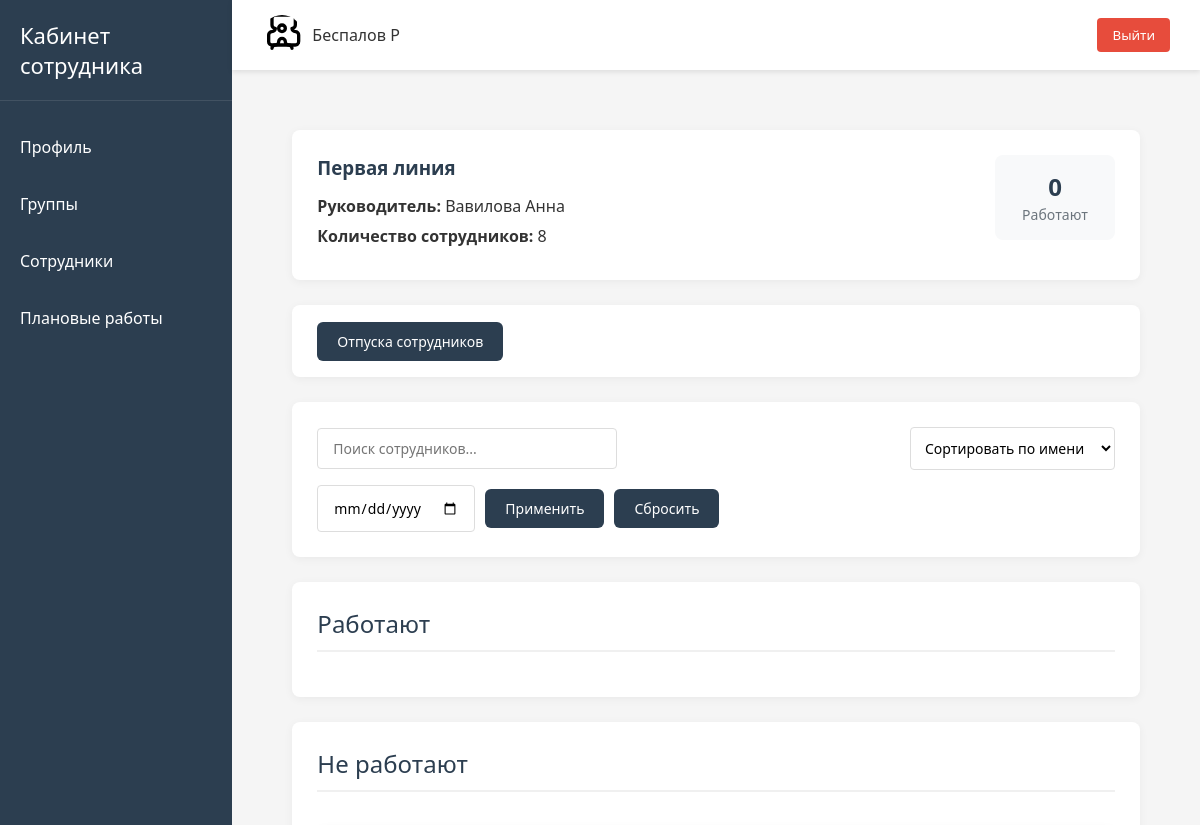
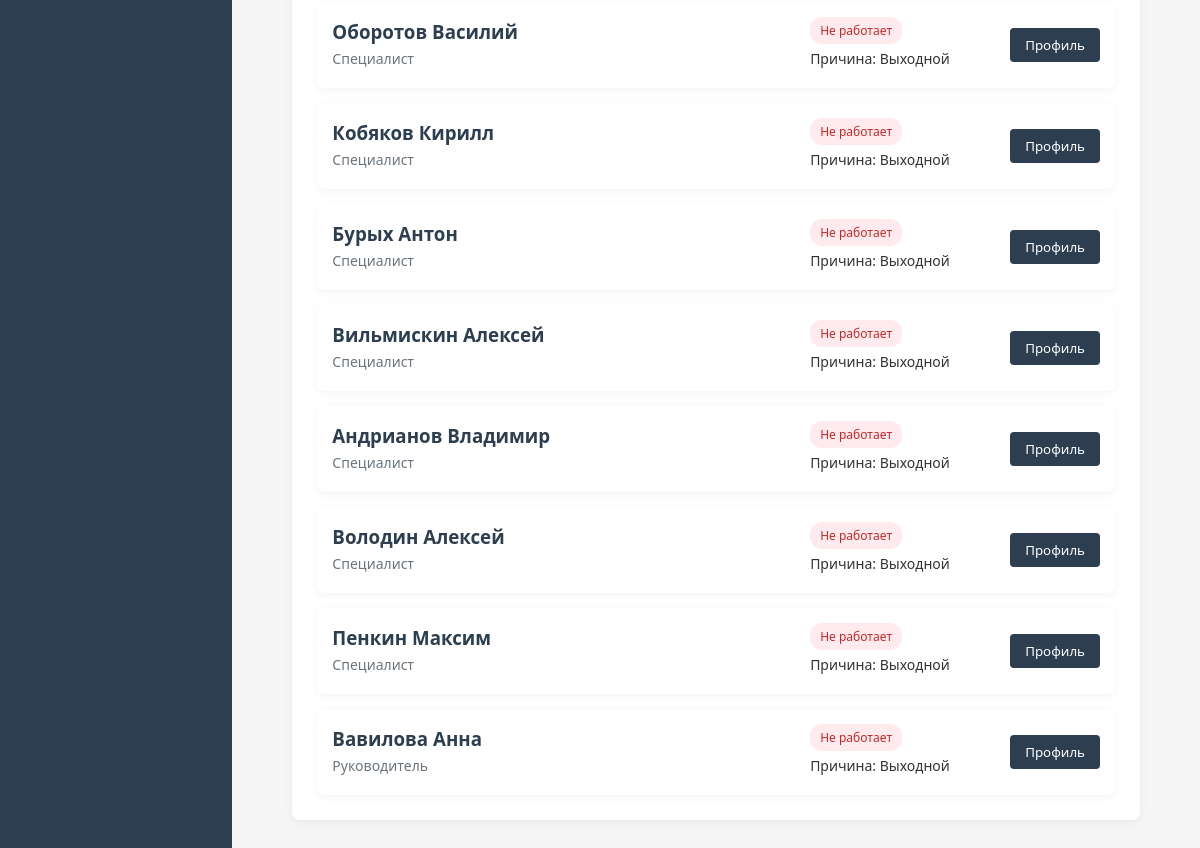
Page /groups/2 (signed in) on the earlier database version (2 pictures, top to bottom).
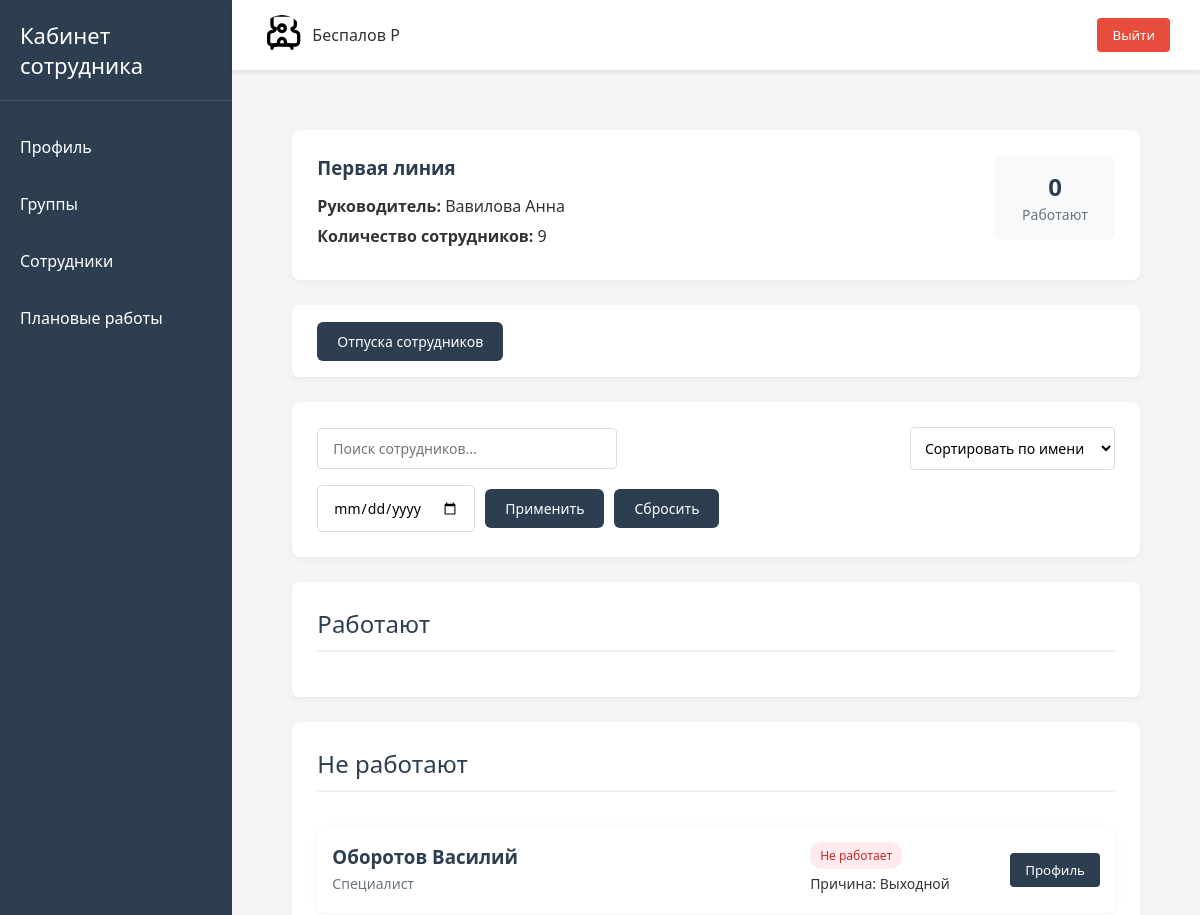
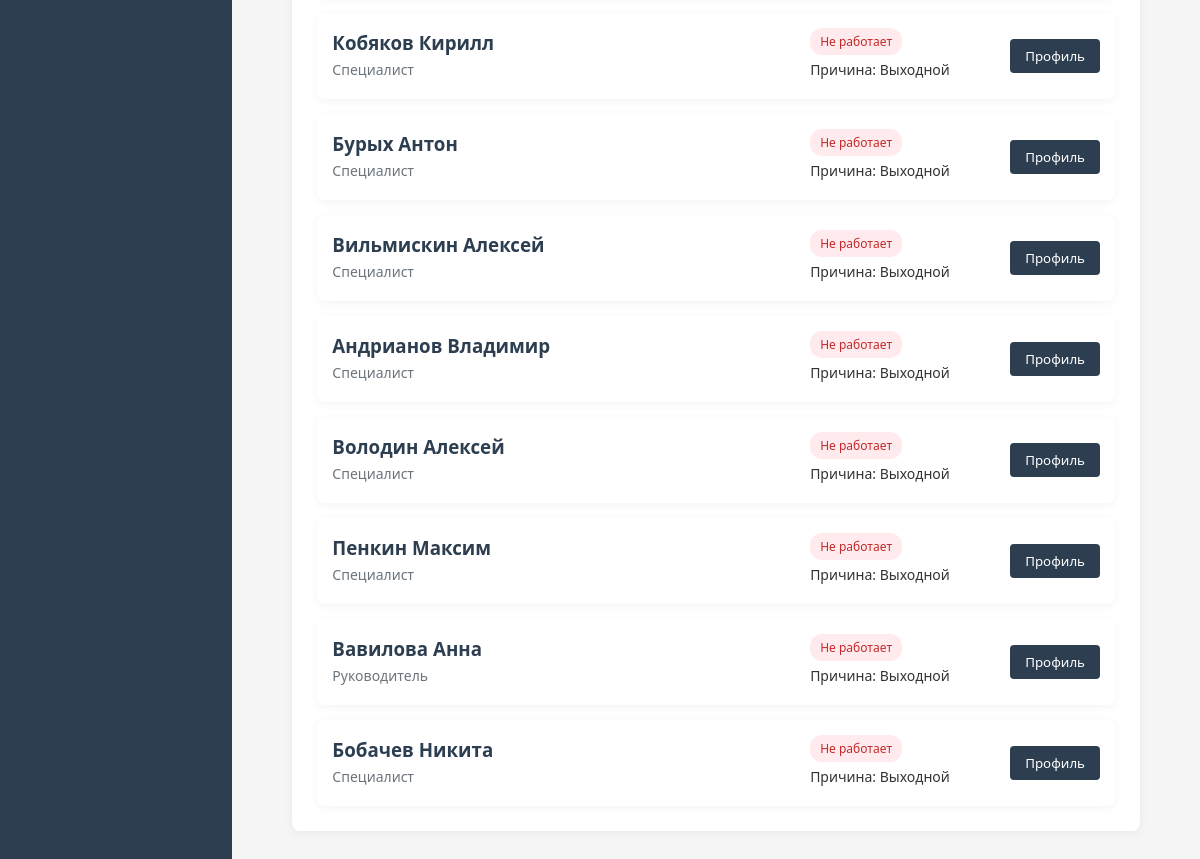
Same page on the later database version (2 pictures, top to bottom).
### users/models.py (models this page shows, shortened)
class GroupJob(models.Model):
    title = models.CharField("Название", max_length=100, unique=True)
    class Meta:
        verbose_name = "Рабочая группа"
        verbose_name_plural = "Рабочие группы"

class User(AbstractUser):
    email = models.EmailField("Email", unique=True)
    job_title = models.CharField("Должность", max_length=100)
    personnel_number = models.CharField(
        "Табельный номер",
        max_length=20,
        unique=True
    )
    group_job = models.ManyToManyField(
        "GroupJob",
        verbose_name="Группа сотрудника",
        related_name="users"
    )
    is_main = models.BooleanField("Босс этой качалки", default=False)
    USERNAME_FIELD = "username"
    REQUIRED_FIELDS = []
    objects = CustomUserManager()

### users/views.py (the view, shortened to what this page needs)
# urls.py: path("groups/<int:id>", views.groups_detail, name="groups_detail"),
@login_required
def groups_detail(request, id):
    group = GroupJob.objects.get(id=id)
    employees = group.users.all()
    try:
        date = request.GET.get("date", GetCurrentDate.current_date())
        if isinstance(date, str):
            date = datetime.strptime(date, DATE_FORMAT)
    except ValueError:
        date = timezone.now()
    work_employees = []
    count_work = 0
    boss = ""
    for employee in employees:
        if employee.is_main:
            boss = employee
        holiday = employee.holidays.filter(
            date=date,
        ).exists()
        work = employee.workshifts.filter(date_start=date)
        if holiday:
            work_employees.append(
                {
                    "employee": employee,
                    "work": None,
                    "cause": "holiday"
                }
            )
        elif not work:
            work_employees.append(
                {
                    "employee": employee,
                    "work": None,
                    "cause": "day_off"
                }
            )
    context = {
        "group": group,
        "work_employees": work_employees,
        "count_work": count_work,
        "boss": boss
    }
    return render(request, "groups/groups_detail.html", context)

### utils/functions.py (called while the page is built)
    @classmethod
    def current_date(cls) -> date:
        return timezone.now().date()

### templates/groups/groups_detail.html (shortened to what this page needs)
{% extends "base.html" %}
{% load static %}
{% block content %}
<section class="content">
    <div class="group-header section">
        <div class="group-info">
            <h1>{{ group.title }}</h1>
            <p><strong>Руководитель:</strong> {{ boss.last_name }} {{ boss.first_name }}</p>
            <p><strong>Количество сотрудников:</strong> {{ group.users.count }}</p>
        </div>
        <div class="group-stats">
            <div class="stat-card">
                <span class="stat-number">{{ count_work }}</span>
                <span class="stat-label">Работают</span>
            </div>
        </div>
    </div>
    <div class="section">
        <a href="{% url 'lk:holiday_group' request.resolver_match.kwargs.id %}" class="compact-btn">Отпуска сотрудников</a>
    </div>
    <div class="filters section">
        <div class="search-box">
            <input type="text" placeholder="Поиск сотрудников..." id="employee-search">
        </div>
        <div class="filter-options">
            <select id="sort-by">
                <option value="name">Сортировать по имени</option>
            </select>
        </div>
        <div>
            <form method="get" class="compact-filter">
                <input type="date" class="form-input" name="date" value="{{ request.GET.date }}">
                <button type="submit" class="compact-btn">Применить</button>
                <a href="{% url 'users:groups_detail' request.resolver_match.kwargs.id %}" class="compact-btn">Сбросить</a>
            </form>
        </div>
    </div>
    <div class="employees-list">
        <div class="section">
            <div class="employees-list">
                <h2>Работают</h2>
            </div>
        </div>
        </div>
        <div class="section">
            <div class="employees-list">
                <h2>Не работают</h2>
                {% for employee in work_employees %}
                    {% if not employee.work %}
                        <div class="employee-card dayoff">
                            <div class="employee-info">
                                <h3>{{ employee.employee.last_name }} {{ employee.employee.first_name }}</h3>
                                <p>{{ employee.employee.job_title}}</p>
                            </div>
                            <div class="employee-status">
                                <span class="status-badge dayoff">Не работает</span>
                                <p>{% if employee.cause == "holiday" %}Причина: Отпуск{% else %}Причина: Выходной{% endif %}</p>
                            </div>
                            <div class="employee-actions">
                                <a href="{% url 'users:profile' employee.employee.username %}">
                                    <button class="profile-btn">Профиль</button>
                                </a>
                            </div>
                        </div>
                    {% endif %}
                {% endfor %}
            </div>
        </div>
</section>
{% endblock %}

Differences in the rows shown:
computed for GroupJob "Первая линия": users.count "8" → "9"
added User: employee.last_name "Бобачев", employee.first_name "Никита", employee.job_title "Специалист"
